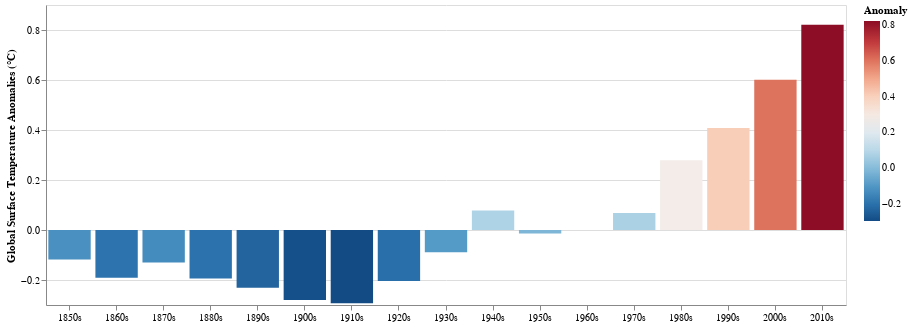

The code cell stored with this chart in its notebook:
### Markdown cell above
Adjust axes

### Code cell
chart = chart.encode(
    x=alt.X('Decade:O', axis=alt.Axis(
        title='',
        labelAngle=0,
        labelExpr="datum.value + 's'",  # Add 's' to the end of each decade label
        )
    ),
    y=alt.Y('Anomaly', title='Global Surface Temperature Anomalies (°C)'),
    color=alt.Color('Anomaly', scale=alt.Scale(scheme='redblue', reverse=True))
)

chart

### Figure 1 — Vega-Lite specification as saved in the notebook (floating-point values rounded to 4 significant figures; data arrays with more than 128 entries replaced by an {"elided": "..."} marker saying what was removed)
{"config": {"view": {"continuousWidth": 300, "continuousHeight": 300}}, "data": {"name": "data-28cd39674868bff0586e75d109b20cd9"}, "mark": {"type": "bar"}, "encoding": {"color": {"field": "Anomaly", "scale": {"reverse": true, "scheme": "redblue"}, "type": "quantitative"}, "x": {"axis": {"labelAngle": 0, "labelExpr": "datum.value + 's'", "title": ""}, "field": "Decade", "type": "ordinal"}, "y": {"field": "Anomaly", "title": "Global Surface Temperature Anomalies (°C)", "type": "quantitative"}}, "transform": [{"filter": "year(datum.Date) < 2020"}, {"calculate": "(year(datum.Date) - year(datum.Date) % 10)", "as": "Decade"}, {"aggregate": [{"op": "mean", "field": "Anomaly", "as": "Anomaly"}], "groupby": ["Decade"]}], "width": 800, "$schema": "https://vega.github.io/schema/vega-lite/v5.16.3.json", "datasets": {"data-28cd39674868bff0586e75d109b20cd9": {"elided": "2092 records"}}}
